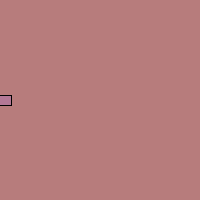
Frame 1 (no input)
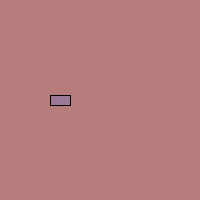
Frame 60 (the mouse pressed at the canvas centre just before this capture)
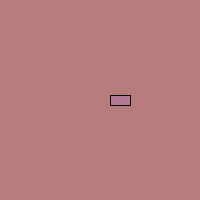
Frame 120 (the mouse held since frame 60 and released just before this capture)

The Processing sketch that drew these frames (run headless with seeded random() and noise(); from frame 60 on, the mouse is pressed at the canvas centre):

// Processing sketch: processing_168825
// ── processing_168825.pde

Car myCar;

void setup () {
  size (200, 200);
  myCar = new Car();
}

void draw() {
  background(#B77C7C);
  myCar.drive();
  myCar.display();
}

class Car {
  color c;
  float xpos;
  float ypos;
  float xspeed;
  float rwidth;
  float rheight;


  Car() { //konstruktor
    c = color(0);
    xpos = 0;
    ypos = 100;
    xspeed = 1;
    rwidth = 20;
    rheight= 10;
  }

  void display() {
    rectMode(CENTER);
    fill(random(255),100,255,50);
    rect(xpos, ypos, rwidth, rheight);
  }

  void drive() {
    xpos += xspeed;
    if (xpos+rwidth > width || xpos==0) {
      xspeed *= -1;
    }
  }
}//end class Car
